Frame 1 (no input): blank canvas, image omitted
Frame 60 (the mouse pressed at the canvas centre just before this capture): blank canvas, image omitted
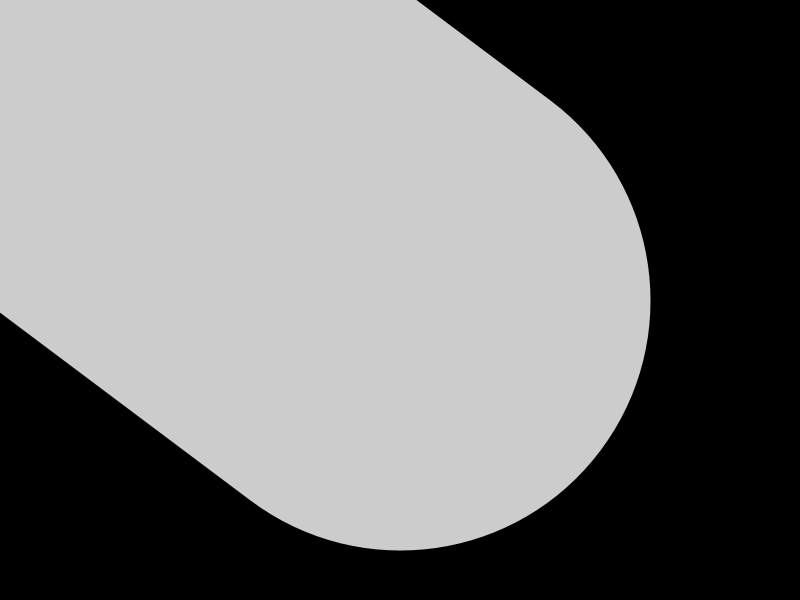
Frame 120 (the mouse held since frame 60 and released just before this capture)

The Processing sketch whose frames 1 and 60 were blank and that drew this single picture after the mouse press (run headless with seeded random() and noise(); from frame 60 on, the mouse is pressed at the canvas centre):

// Processing sketch: drawings
// ── drawings.pde
void setup(){
  size(800,600);
  stroke(255,204);
  smooth();
  background(0);
}

void draw(){
  float thickness = dist(mouseX, mouseY,pmouseX,pmouseY);
  strokeWeight(thickness);
  line(mouseX,mouseY,pmouseX,pmouseY);
}
